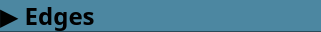
    <widget class="QGroupBox" name="groupBox_edges">
     <property name="geometry">
      <rect>
       <x>0</x>
       <y>229</y>
       <width>321</width>
       <height>32</height>
      </rect>
     </property>
     <property name="styleSheet">
      <string notr="true">background: qlineargradient(x1:0, y1:0, x2:0, y2:1, stop:0 #2a4b59, stop:0.1 #2a4b59, stop:1 #2a4b59);
border-radius: 0px;</string>
     </property>
     <property name="title">
      <string/>
     </property>
     <widget class="QRadioButton" name="radioButton_solid">
      <property name="geometry">
       <rect>
        <x>60</x>
        <y>32</y>
        <width>71</width>
        <height>31</height>
       </rect>
      </property>
      <property name="font">
       <font>
        <pointsize>16</pointsize>
       </font>
      </property>
      <property name="styleSheet">
       <string notr="true">border:0px;</string>
      </property>
      <property name="text">
       <string>Solid</string>
      </property>
      <property name="checked">
       <bool>true</bool>
      </property>
     </widget>
     <widget class="QRadioButton" name="radioButton_dashes">
      <property name="geometry">
       <rect>
        <x>180</x>
        <y>32</y>
        <width>81</width>
        <height>31</height>
       </rect>
      </property>
      <property name="font">
       <font>
        <pointsize>16</pointsize>
       </font>
      </property>
      <property name="styleSheet">
       <string notr="true">border:0px;</string>
      </property>
      <property name="text">
       <string>Dashed</string>
      </property>
     </widget>
     <widget class="QPushButton" name="pushButton_edges">
      <property name="geometry">
       <rect>
        <x>0</x>
        <y>0</y>
        <width>321</width>
        <height>31</height>
       </rect>
      </property>
      <property name="font">
       <font>
        <family>AppleGothic</family>
        <pointsize>18</pointsize>
        <weight>75</weight>
        <bold>true</bold>
       </font>
      </property>
      <property name="layoutDirection">
       <enum>Qt::LeftToRight</enum>
      </property>
      <property name="styleSheet">
       <string notr="true">QPushButton {
background-color: #4c87a1;
text-align: left;
}
QPushButton::hover {
background-color:  #2a4b59;
}</string>
      </property>
      <property name="text">
       <string>▶ Edges</string>
      </property>
      <property name="default">
       <bool>false</bool>
      </property>
     </widget>
     <widget class="QSlider" name="ed_slider">
      <property name="geometry">
       <rect>
        <x>40</x>
        <y>70</y>
        <width>211</width>
        <height>25</height>
       </rect>
      </property>
      <property name="styleSheet">
       <string notr="true">border: 0px;</string>
      </property>
      <property name="maximum">
       <number>30</number>
      </property>
      <property name="orientation">
       <enum>Qt::Horizontal</enum>
      </property>
     </widget>
     <widget class="QLabel" name="label_10">
      <property name="geometry">
       <rect>
        <x>1</x>
        <y>65</y>
        <width>41</width>
        <height>30</height>
       </rect>
      </property>
      <property name="font">
       <font>
        <pointsize>16</pointsize>
       </font>
      </property>
      <property name="styleSheet">
       <string notr="true">border: 0px;</string>
      </property>
      <property name="text">
       <string>Size</string>
      </property>
     </widget>
     <widget class="QDoubleSpinBox" name="ed_spin">
      <property name="geometry">
       <rect>
        <x>259</x>
        <y>70</y>
        <width>61</width>
        <height>22</height>
       </rect>
      </property>
      <property name="styleSheet">
       <string notr="true">QDoubleSpinBox {
border: 1px solid black;
    border-radius: 5px;
    background: #757476;
    color: black;
}

QDoubleSpinBox::up-button, QDoubleSpinBox::down-button {
    background: qlineargradient(x1: 0, y1: 0, x2: 0, y2: 1, stop: 0 #757476, stop: 1 #5E5E5F);
    border: 1px solid black;
    border-radius: 5px;
    width: 12px;
}

QDoubleSpinBox::up-button {
    subcontrol-origin: border;
    subcontrol-position: top right;
}

QDoubleSpinBox::down-button {
    subcontrol-origin: border;
    subcontrol-position: bottom right;
}
QDoubleSpinBox::up-button:pressed, QDoubleSpinBox::down-button:pressed {
    background: #5E5E5F;
    border: 1px solid black;
}</string>
      </property>
      <property name="maximum">
       <double>30.000000000000000</double>
      </property>
     </widget>
    </widget>
